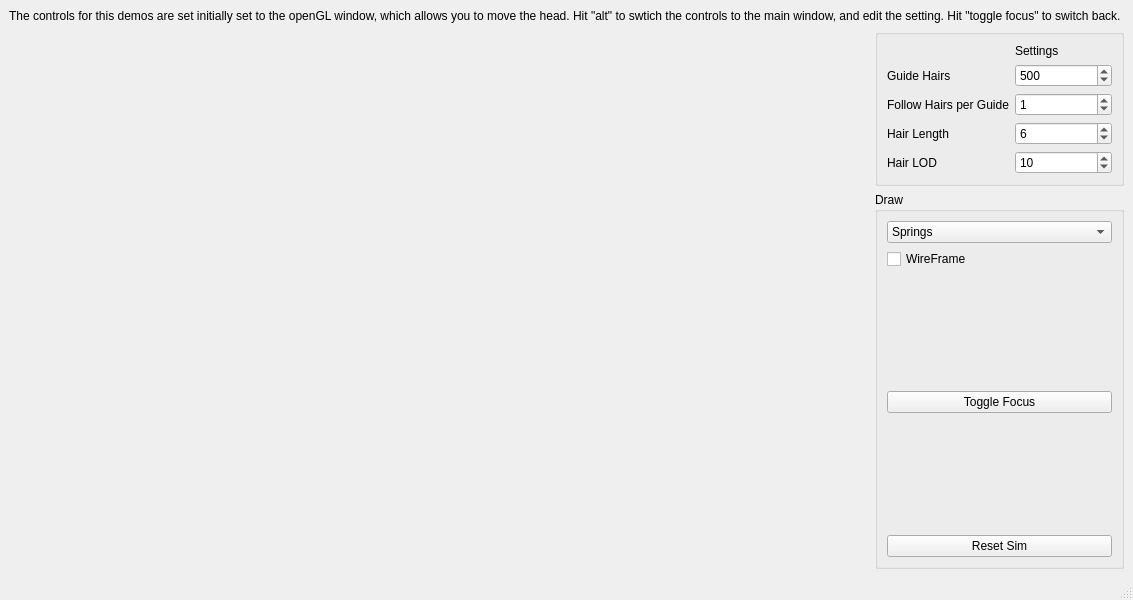
<?xml version="1.0" encoding="UTF-8"?>
<ui version="4.0">
 <class>MainWindow</class>
 <widget class="QMainWindow" name="MainWindow">
  <property name="geometry">
   <rect>
    <x>0</x>
    <y>0</y>
    <width>800</width>
    <height>600</height>
   </rect>
  </property>
  <property name="windowTitle">
   <string>Leu Hair Demo</string>
  </property>
  <widget class="QWidget" name="centralwidget">
   <layout class="QGridLayout" name="s_mainWindowGridLayout">
    <item row="2" column="1">
     <widget class="QGroupBox" name="s_transformGB">
      <property name="title">
       <string/>
      </property>
      <layout class="QGridLayout" name="gridLayout_2">
       <item row="0" column="1">
        <widget class="QLabel" name="label">
         <property name="text">
          <string>Settings</string>
         </property>
        </widget>
       </item>
       <item row="2" column="1">
        <widget class="QSpinBox" name="m_followCount">
         <property name="value">
          <number>1</number>
         </property>
        </widget>
       </item>
       <item row="4" column="1">
        <widget class="QSpinBox" name="m_hairLOD">
         <property name="value">
          <number>10</number>
         </property>
        </widget>
       </item>
       <item row="1" column="1">
        <widget class="QSpinBox" name="m_guideCount">
         <property name="maximum">
          <number>100000</number>
         </property>
         <property name="value">
          <number>500</number>
         </property>
        </widget>
       </item>
       <item row="3" column="1">
        <widget class="QSpinBox" name="m_hairLength">
         <property name="value">
          <number>6</number>
         </property>
        </widget>
       </item>
       <item row="3" column="0">
        <widget class="QLabel" name="label_2">
         <property name="text">
          <string>Hair Length</string>
         </property>
        </widget>
       </item>
       <item row="2" column="0">
        <widget class="QLabel" name="label_3">
         <property name="text">
          <string>Follow Hairs per Guide</string>
         </property>
        </widget>
       </item>
       <item row="1" column="0">
        <widget class="QLabel" name="label_4">
         <property name="text">
          <string>Guide Hairs</string>
         </property>
        </widget>
       </item>
       <item row="4" column="0">
        <widget class="QLabel" name="label_5">
         <property name="text">
          <string>Hair LOD</string>
         </property>
        </widget>
       </item>
      </layout>
     </widget>
    </item>
    <item row="3" column="1">
     <widget class="QGroupBox" name="s_drawGB">
      <property name="title">
       <string>Draw</string>
      </property>
      <layout class="QGridLayout" name="gridLayout_3">
       <item row="0" column="0">
        <widget class="QComboBox" name="m_drawSelection">
         <item>
          <property name="text">
           <string>Springs</string>
          </property>
         </item>
         <item>
          <property name="text">
           <string>NGL Bez Curve (not recommended)</string>
          </property>
         </item>
         <item>
          <property name="text">
           <string>Custom Bez Curve</string>
          </property>
         </item>
        </widget>
       </item>
       <item row="1" column="0">
        <widget class="QCheckBox" name="m_wireFrame">
         <property name="text">
          <string>WireFrame</string>
         </property>
        </widget>
       </item>
       <item row="6" column="0">
        <widget class="QPushButton" name="m_reset">
         <property name="text">
          <string>Reset Sim</string>
         </property>
        </widget>
       </item>
       <item row="4" column="0">
        <widget class="QPushButton" name="m_toggleFocus">
         <property name="text">
          <string>Toggle Focus</string>
         </property>
        </widget>
       </item>
       <item row="2" column="0">
        <spacer name="verticalSpacer">
         <property name="orientation">
          <enum>Qt::Vertical</enum>
         </property>
         <property name="sizeHint" stdset="0">
          <size>
           <width>20</width>
           <height>40</height>
          </size>
         </property>
        </spacer>
       </item>
       <item row="5" column="0">
        <spacer name="verticalSpacer_2">
         <property name="orientation">
          <enum>Qt::Vertical</enum>
         </property>
         <property name="sizeHint" stdset="0">
          <size>
           <width>20</width>
           <height>40</height>
          </size>
         </property>
        </spacer>
       </item>
      </layout>
     </widget>
    </item>
    <item row="2" column="0">
     <spacer name="horizontalSpacer">
      <property name="orientation">
       <enum>Qt::Horizontal</enum>
      </property>
      <property name="sizeHint" stdset="0">
       <size>
        <width>40</width>
        <height>20</height>
       </size>
      </property>
     </spacer>
    </item>
    <item row="1" column="0" colspan="2">
     <widget class="QLabel" name="label_6">
      <property name="text">
       <string>The controls for this demos are set initially set to the openGL window, which allows you to move the head. Hit &quot;alt&quot; to swtich the controls to the main window, and edit the setting. Hit &quot;toggle focus&quot; to switch back. </string>
      </property>
     </widget>
    </item>
   </layout>
  </widget>
  <widget class="QMenuBar" name="menubar">
   <property name="geometry">
    <rect>
     <x>0</x>
     <y>0</y>
     <width>800</width>
     <height>26</height>
    </rect>
   </property>
  </widget>
  <widget class="QStatusBar" name="statusbar"/>
 </widget>
 <resources/>
 <connections/>
</ui>
